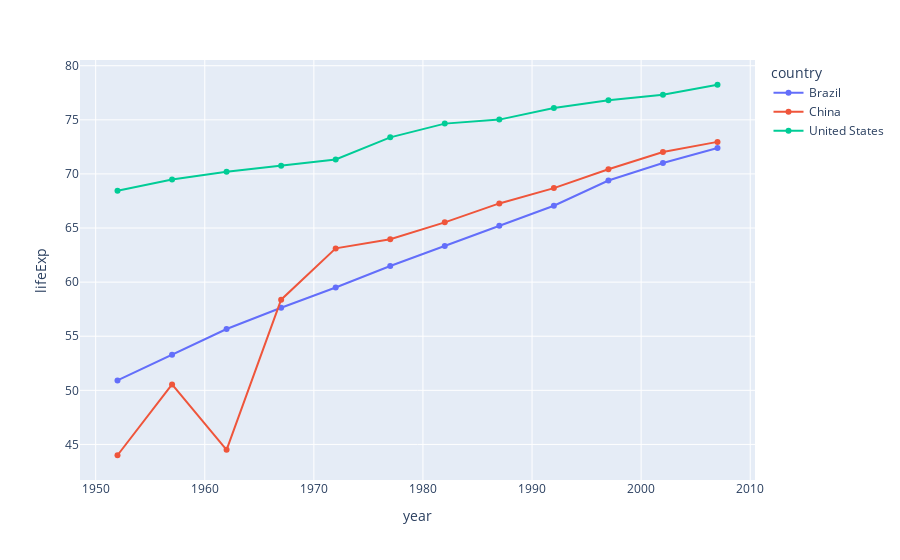

Notebook code cell kept with this figure:
### Code cell
# px.line(df, x='year', y='lifeExp', color='country')
# px.line(df, x='year', y='lifeExp', line_dash='country')
# px.line(df, x='year', y='lifeExp', facet_col='country')
# px.line(df, x='year', y='lifeExp', facet_row='country')
px.line(df, x='year', y='lifeExp', color='country', markers=True)

### Figure 1 — Plotly figure (JSON) as saved in the notebook; plotly's stock layout.template omitted (floating-point values rounded to 4 significant figures)
{"data": [{"hovertemplate": "country=Brazil<br>year=%{x}<br>lifeExp=%{y}<extra></extra>", "legendgroup": "Brazil", "line": {"color": "#636efa", "dash": "solid"}, "marker": {"symbol": "circle"}, "mode": "markers+lines", "name": "Brazil", "orientation": "v", "showlegend": true, "type": "scatter", "x": [1952, 1957, 1962, 1967, 1972, 1977, 1982, 1987, 1992, 1997, 2002, 2007], "xaxis": "x", "y": [50.92, 53.28, 55.66, 57.63, 59.5, 61.49, 63.34, 65.2, 67.06, 69.39, 71.01, 72.39], "yaxis": "y"}, {"hovertemplate": "country=China<br>year=%{x}<br>lifeExp=%{y}<extra></extra>", "legendgroup": "China", "line": {"color": "#EF553B", "dash": "solid"}, "marker": {"symbol": "circle"}, "mode": "markers+lines", "name": "China", "orientation": "v", "showlegend": true, "type": "scatter", "x": [1952, 1957, 1962, 1967, 1972, 1977, 1982, 1987, 1992, 1997, 2002, 2007], "xaxis": "x", "y": [44, 50.55, 44.5, 58.38, 63.12, 63.97, 65.53, 67.27, 68.69, 70.43, 72.03, 72.96], "yaxis": "y"}, {"hovertemplate": "country=United States<br>year=%{x}<br>lifeExp=%{y}<extra></extra>", "legendgroup": "United States", "line": {"color": "#00cc96", "dash": "solid"}, "marker": {"symbol": "circle"}, "mode": "markers+lines", "name": "United States", "orientation": "v", "showlegend": true, "type": "scatter", "x": [1952, 1957, 1962, 1967, 1972, 1977, 1982, 1987, 1992, 1997, 2002, 2007], "xaxis": "x", "y": [68.44, 69.49, 70.21, 70.76, 71.34, 73.38, 74.65, 75.02, 76.09, 76.81, 77.31, 78.24], "yaxis": "y"}], "layout": {"legend": {"title": {"text": "country"}, "tracegroupgap": 0}, "margin": {"t": 60}, "xaxis": {"anchor": "y", "domain": [0, 1], "title": {"text": "year"}}, "yaxis": {"anchor": "x", "domain": [0, 1], "title": {"text": "lifeExp"}}}}
